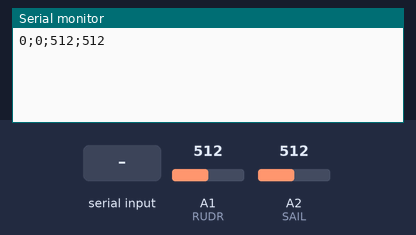
A sketch run on a simulated Arduino Uno, built with avr-gcc and run on an emulated ATmega328P. Shown: the last lines printed to the serial monitor. Inputs (shaded band) come from the test bench; at power-on: A1 (RUDR) = 512, A2 (SAIL) = 512.

Above: at 1.2 s.
1.3 s: A1 (RUDR) set to 716
At 2.6 s:
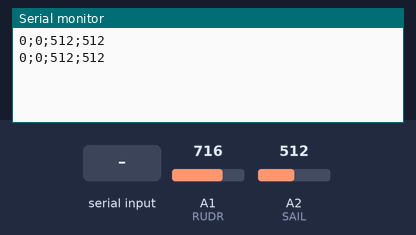
2.8 s: A2 (SAIL) set to 716
At 3.8 s:
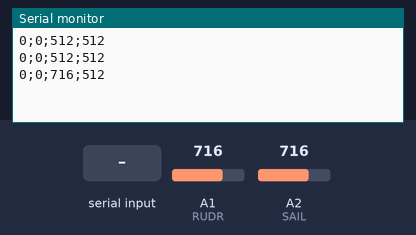
4.3 s: "90;45\n" received over the second serial link
At 5.0 s:
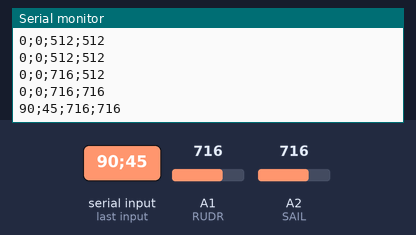
5.8 s: "30;150\n" received over the second serial link
At 6.2 s:
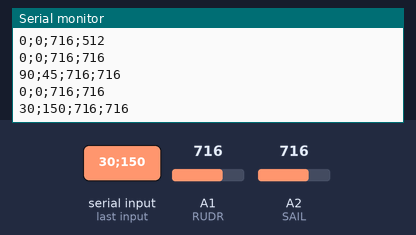
7.3 s: A1 (RUDR) set to 900
At 8.6 s:
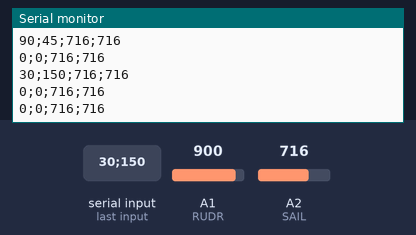
8.8 s: A2 (SAIL) set to 900
At 9.6 s:
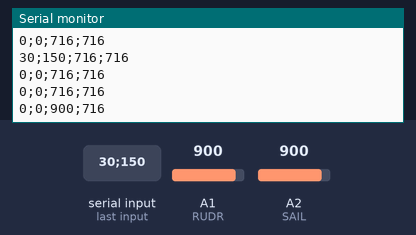
Timing chart, 0 to 11.3 s (numbered marks = the images above; inputs shaded):
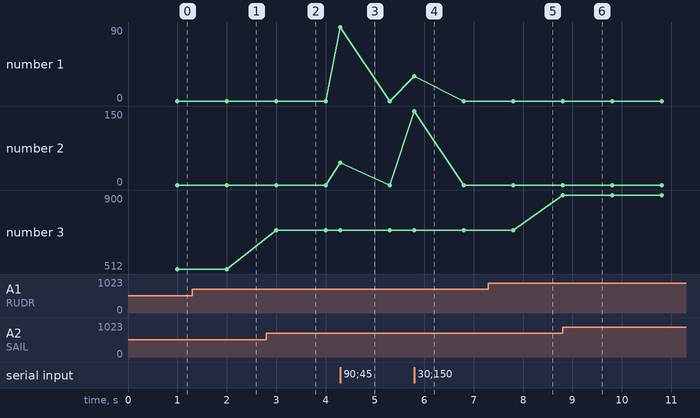

The sketch:

controller_firmware.ino
```cpp
/*
 * Date Created:    August 5th, 2023
 * Last Modified:   September 9th, 2023
 * Filename:        controller_firmware.ino
 * Purpose:         Process input data from two joystics and send them using an RF communication module to Thunderbird.
 * Microcontroller: Arduino Uno R3
 * Connections:     See controller_schematics located in the schematics folder
 * Notes:           This is the final production firmware.
 */

#include <SoftwareSerial.h>

// For debugging use only
  #define DEBUG                           // uncomment this line when trying to debug the code with a computer
  #define DEBUG_SERIAL_RATE  115200       // Debug Serial Baud rate

// Potentiometer and Joystick pin definitions
  #define RUDR               A1
  #define SAIL               A2

// RF definition
  #define RF_SERIAL_RATE     115200       // change this to the baud rate that the RF communication module is set at
  #define SENDING_INTERVAL   200
  SoftwareSerial rfSerial(11, 10);        // RX, TX Pins

// Variables
  #define  MEAN_NUM             1         // Defines the number of past values to average
  uint32_t last_send_time = 0;            // Store last RF send time
  uint16_t rudr_val[MEAN_NUM];            // Store an array of past rudder values
  uint16_t sail_val[MEAN_NUM];            // Store an array of past sail values
  uint8_t  val_index = 0;                 // Current position of the index for the two arrays

// Setup
void setup() {
  // Pin Setup for joystick
  pinMode(RUDR, INPUT);
  pinMode(SAIL, INPUT);

  #ifdef DEBUG
    // Begin serial communication to computer
    Serial.begin(DEBUG_SERIAL_RATE);
  #endif

  // Begin serial communication to RF Module
  rfSerial.begin(RF_SERIAL_RATE);

  // fill the rudr_val and sail_val variables with default values (500 is the magic number, because the joystick nominal value sits at around 490 - 510).
  for(int index = 0; index < MEAN_NUM; ++index) {
    rudr_val[index] = 500;
    sail_val[index] = 500;
  }
}

// main loop
void loop() {
  // initialize mean joystick value variables
  uint16_t mean_rudr_val = 0;
  uint16_t mean_sail_val = 0;

  // get joystick status
  getJoystick(&mean_rudr_val, &mean_sail_val);

  // initialize position variables to 0
  uint8_t rudr_pos = 0;
  int32_t sail_pos = 0;

  // Read returning position data from the boat
  getPosition(&rudr_pos, &sail_pos);

  #ifdef DEBUG
    // if debugging mode is on, send raw values
    sendSerialDebug(rudr_pos, sail_pos, mean_rudr_val, mean_sail_val);
  #endif

  if(millis() >= last_send_time + SENDING_INTERVAL){
    // Send message via RF when sending interval has expired
    sendSeralRF(mean_rudr_val, mean_sail_val);
    last_send_time = millis();
  }
}

// get joystick status
void getJoystick(uint16_t* mean_rudr_val, uint16_t* mean_sail_val) {
  // initialize raw value variables and obtain raw values from analog ports
  rudr_val[val_index] = analogRead(RUDR);
  sail_val[val_index] = analogRead(SAIL);

  // if index is overflowing, reset to 0
  if(++val_index == MEAN_NUM) {
    val_index = 0;
  }

  // initialize variable to calculate sum of the array
  uint32_t rudr_total = 0;
  uint32_t sail_total = 0;

  // calculate sum for both arrays
  for(uint8_t index = 0; index < MEAN_NUM; ++index) {
    rudr_total += rudr_val[index];
    sail_total += sail_val[index];
  }

  // Calculate the mean (average) for both arrays
  *mean_rudr_val = rudr_total / MEAN_NUM;
  *mean_sail_val = sail_total / MEAN_NUM;
}

// read RF serial
void getPosition(uint8_t* rudr_pos, int32_t* sail_pos) {
  // store the first integer in rudder value
  *rudr_pos = rfSerial.parseInt();

  // if the separation semicolon is detected (for validation), store the second integer as sail value
  if(rfSerial.read() == ';') {
    *sail_pos = rfSerial.parseInt();
  }

  // flush remaining data in serial buffer to prevent errors
  rfSerial.flush();
}

// send serial message to RF module to instruct what to send
void sendSeralRF(uint16_t mean_rudr_val, uint16_t mean_sail_val) {
  if(mean_rudr_val == 0) {
    mean_rudr_val = 1;
  }
  if(mean_sail_val == 0) {
    mean_sail_val = 1;
  }
  rfSerial.print(mean_rudr_val);
  rfSerial.print(";");                                    // error checking symbol for signal integrity
  rfSerial.print(mean_sail_val);
  if (mean_rudr_val == 0 && mean_sail_val == 0) {
    rfSerial.println("?");                                // error checking symbol for signal integrity
  }
  else {
    rfSerial.print(":");
    rfSerial.println(mean_sail_val + mean_rudr_val);      // error checking value for signal integrity
  }
}

// send serial debug message containing raw values from each analog port
void sendSerialDebug(uint8_t rudr_pos, int32_t sail_pos, uint16_t mean_rudr_val, uint16_t mean_sail_val) {
  Serial.print(rudr_pos);
  Serial.print(";");
  Serial.print(sail_pos);
  Serial.print(";");
  Serial.print(mean_rudr_val);
  Serial.print(";");
  Serial.println(mean_sail_val);
}
```

Measured:
- after the input at 4.3 s, the serial monitor: prints a new line at once (image 3)
- after the input at 5.8 s, the serial monitor: prints a new line at once (image 4)
